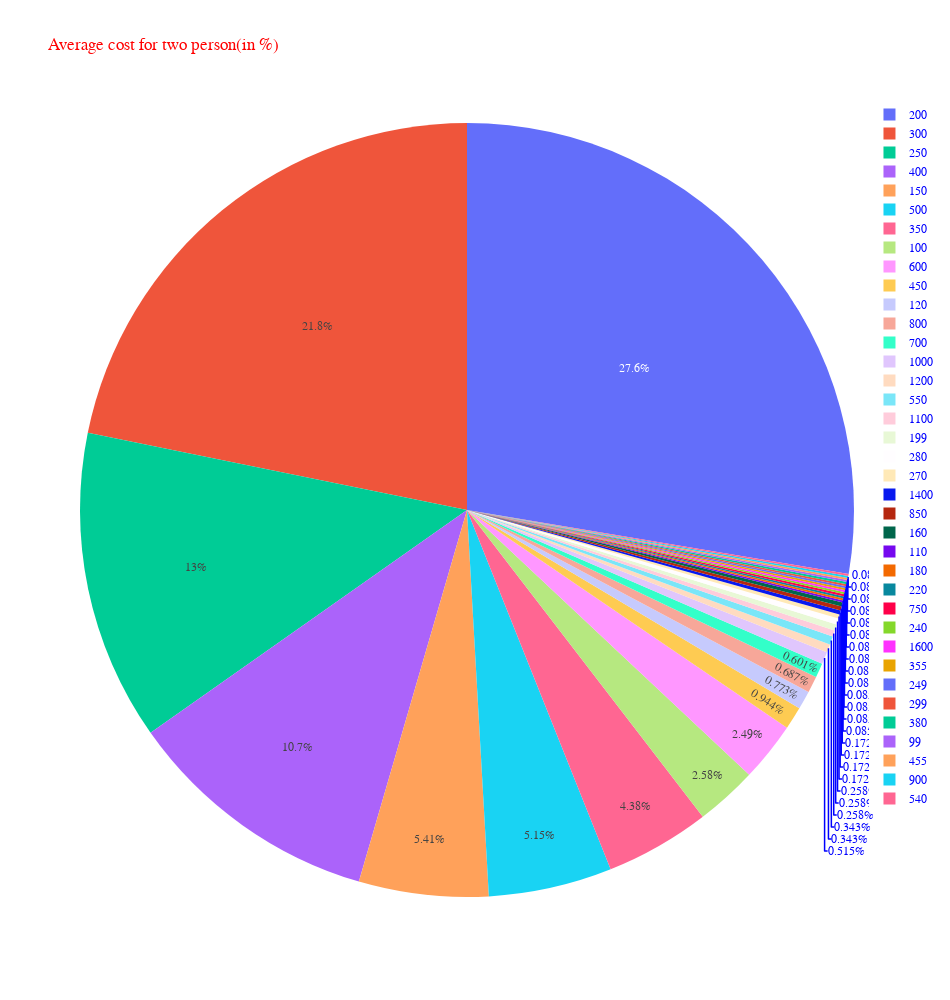

The notebook cell this image was saved under:
### Code cell
plt.figure(figsize=(15,10))
f = combine.price_for2.value_counts()
fig = px.pie(combine, values=f, names=f.index, width=950, height=1000,title="Average cost for two person(in %)")
fig.update_layout(
    font_family="Courier New",
    font_color="blue",
    title_font_family="Times New Roman",
    title_font_color="red",
    legend_title_font_color="green"
)
fig.show()

### Figure 1 — Plotly figure (JSON) as saved in the notebook; plotly's stock layout.template omitted (floating-point values rounded to 4 significant figures)
{"data": [{"domain": {"x": [0, 1], "y": [0, 1]}, "hovertemplate": "label=%{label}<br>value=%{value}<extra></extra>", "labels": [200, 300, 250, 400, 150, 500, 350, 100, 600, 450, 120, 800, 700, 1000, 1200, 550, 1100, 199, 280, 270, 1400, 850, 160, 110, 180, 220, 750, 240, 1600, 355, 249, 299, 380, 99, 455, 900, 540], "legendgroup": "", "name": "", "showlegend": true, "type": "pie", "values": [322, 254, 151, 125, 63, 60, 51, 30, 29, 11, 9, 8, 7, 6, 4, 4, 3, 3, 3, 2, 2, 2, 2, 1, 1, 1, 1, 1, 1, 1, 1, 1, 1, 1, 1, 1, 1]}], "layout": {"font": {"color": "blue", "family": "Courier New"}, "height": 1000, "legend": {"title": {"font": {"color": "green"}}, "tracegroupgap": 0}, "title": {"font": {"color": "red", "family": "Times New Roman"}, "text": "Average cost for two person(in %)"}, "width": 950}}
